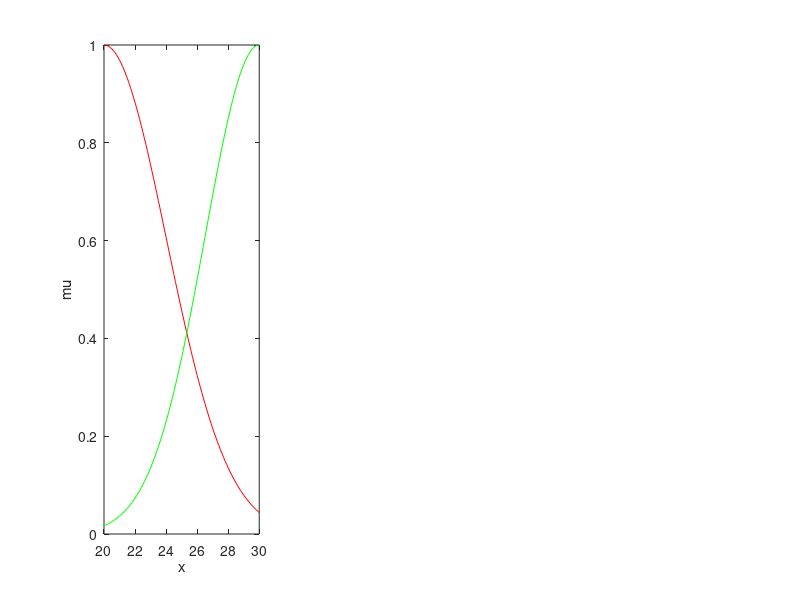

Recreate this plot in MATLAB. (Note: this script raises an error after producing the figure.)
clc; clear all; close all;
%% Sistema de inferencia difuso:
% Dos entradas una salida, el usuario introduce el valor de las entradas y
% obtiene una salida en la grafica.
% La tabla que explica el comportamiento del sistema es:
%     y\x   A1    A2
%     B1    C1    C2
%     B2    C1    C2
%% Definicion de conjuntos:
% Conjunto de entrada x:
x = 20:0.1:30;
A1 = exp(-((x-20)/4).^2/2);
A2 = exp(-((x-30)/3.5).^2/2);
% Conjunto de entrada y:
y = -10:0.1:50;
B1 = exp(-((y+10)/23).^2/2);
B2 = exp(-((y-50)/9).^2/2);
% Conjunto de salida z:
z = 0:0.1:5;
C1 = exp(-((z)/1.5).^2/2);
C2 = exp(-((z-5)/2).^2/2);
%% Grafica de conjuntos:
figure('Name','Conjuntos difusos')
    subplot(1,3,1)
        plot(x,A1,'r',x,A2,'g')
        xlim([20,30])
        xlabel('x')
        ylabel('mu')
        legend('A1','A2',3)
        title('Conjunto X')
    subplot(1,3,2)
        plot(y,B1,'r',y,B2,'g')
        xlim([-10,50])
        xlabel('y')
        ylabel('mu')
        legend('B1','B2',3)
        title('Conjunto Y')
    subplot(1,3,3)
        plot(z,C1,'r',z,C2,'g')
        xlim([0,5])
        xlabel('z')
        ylabel('mu')
        legend('C1','C2',3)
        title('Conjunto Z')
%% Variables de entrada:
x0 = input('Introduce un valor para x: ');
y0 = input('Introduce un valor para y: ');
x0 = round(x0*10)/10;
y0 = round(y0*10)/10;
%% Evaluacion en conjuntos:
A1x0 = A1(x0==x);
A2x0 = A2(x0==x);
B1y0 = B1(y0==y);
B2y0 = B2(y0==y);
%% Reglas (bajo comparacion min-max):
r1 = min(A1x0,B1y0);
r2 = min(A1x0,B2y0);
r3 = min(A2x0,B1y0);
r4 = min(A2x0,B2y0);
C1z0 = max(r1,r2);
C2z0 = max(r3,r4);
%% Obtencion de conjuntos cortados en proyeccion y conjuncion:
C1c = C1.*(C1<=C1z0) + C1z0*(C1>C1z0);
C2c = C2.*(C2<=C2z0) + C2z0*(C2>C2z0);
Cc = max(C1c,C2c);
%% Defusificacion:
z0 = sum(Cc.*z)/sum(Cc);
disp(['El valor de salida es: z = ',num2str(z0)])
%% Grafica de resultados:
figure('Name','Defusificacion')
    plot(z,C1,'k--',z,C2,'k--',[z0,z0],[0,1],'r')
    hold on
    plot(z,Cc,'b','LineWidth',3)
    xlabel('z')
    ylabel('mu')
    legend('C1','C2','Valor','Defuzzy',3)
    title(['z = ',num2str(z0)])
%% Proyecciones de conjuntos:
xl = length(x);
yl = length(y);
A1p = ones(1,yl)'*A1;
A2p = ones(1,yl)'*A2;
B1p = (ones(1,xl)'*B1)';
B2p = (ones(1,xl)'*B2)';
%% Reglas (bajo comparacion min-max):
R1 = min(A1p,B1p);
R2 = min(A1p,B2p);
R3 = min(A2p,B1p);
R4 = min(A2p,B2p);
C1p = max(R1,R2);
C2p = max(R3,R4);
%% Obtencion de conjuntos cortados en proyeccion y conjuncion:
[a,b] = size(C1p);
Z = zeros(a,b);
for i = 1:a
    for j = 1:b
        C1c = C1.*(C1<=C1p(i,j)) + C1p(1,j).*(C1>C1p(i,j)); % Corte C1
        C2c = C2.*(C2<=C2p(i,j)) + C2p(i,j).*(C2>C2p(i,j)); % Corte C2
        Cc = max(C1c,C2c); % Conjuncion de cortes
        Z(i,j) = sum(Cc.*z)/sum(Cc); % Defusificacion
    end
end
%% Grafica de superficie:
figure('Name','Superficie difusa')
    [X,Y] = meshgrid(x,y);
    mesh(X,Y,Z)
    xlim([20,30])
    ylim([-10,50])
    zlim([0,5])
    xlabel('x')
    ylabel('y')
    zlabel('z')
    title('Superficie difusa')